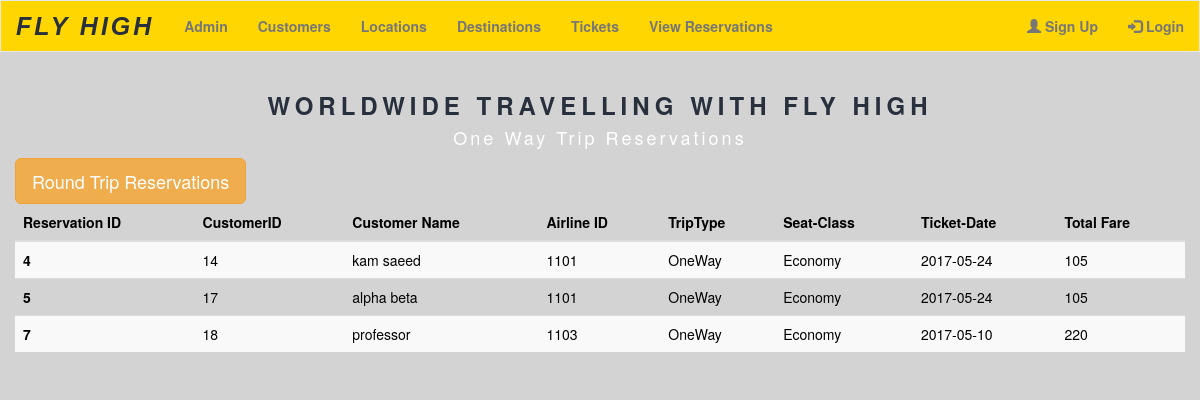
/admin/reservation.php, run on the app's committed database.
### tables this page shows
CREATE TABLE `ticketcart` (
  `Cart_ID` int(11) NOT NULL,
  `Customer_ID` int(11) NOT NULL,
  `Ticket_ID` int(11) NOT NULL,
  `Session_ID` varchar(30) NOT NULL,
  `Trip_Type` varchar(12) NOT NULL,
  `Seat_Class` varchar(9) NOT NULL,
  `Total_Fare` int(11) NOT NULL
);

CREATE TABLE `register` (
  `Register_ID` int(11) NOT NULL,
  `User_Name` varchar(30) NOT NULL,
  `Password` varchar(60) DEFAULT NULL,
  `Email` varchar(40) DEFAULT NULL
);

CREATE TABLE `ticketdetails` (
  `Ticket_ID` int(11) NOT NULL,
  `Airline_Name` varchar(30) NOT NULL,
  `Airline_image` varchar(50) DEFAULT NULL,
  `From_ID` int(11) NOT NULL,
  `To_ID` int(11) NOT NULL,
  `Ticket_Date` date NOT NULL,
  `Return_Date` date DEFAULT NULL,
  `Depart_Time` time NOT NULL,
  `Arrival_Time` time NOT NULL,
  `Return_Depart_Time` time DEFAULT NULL,
  `Return_Arrival_Time` time DEFAULT NULL,
  `Ticket_Type` varchar(11) NOT NULL,
  `Economy_Price` int(11) NOT NULL,
  `Business_Price` int(11) NOT NULL,
  `Discount_Price` int(11) NOT NULL,
  `Total_Seats` int(11) DEFAULT NULL
);

### admin/reservation.php (the view, shortened to what this page needs)
<?php
require_once('../database.php');
$queryCustomers = 'SELECT * FROM ticketcart p JOIN register pv ON p.Customer_ID = pv.Register_ID
JOIN ticketdetails v ON p.Ticket_ID = v.Ticket_ID WHERE p.Trip_Type="OneWay"';
$statement2 = $db->prepare($queryCustomers);
$statement2->execute();
$reservations = $statement2->fetchAll();
?>
<!DOCTYPE html>
<html lang="en">
<head>
  <link rel="stylesheet" href="https://maxcdn.bootstrapcdn.com/bootstrap/3.3.7/css/bootstrap.min.css">
  <link rel="stylesheet" type="text/css" href="../css/style1.css" />
</head>
<body>
 <?php
 include("adminheader.php");
?>
<div class="col-sm-12 container-fluid top">
    <br>
        <h3 class="screen-logo">WORLDWIDE TRAVELLING WITH FLY HIGH</h3>
        <H4 class="screen-mission">One Way Trip Reservations</H4>
        <a href="roundReservations.php"><button type="button"  class="btn btn-warning btn-lg">Round Trip Reservations</button></a>
    <br>
</div>
<div class="col-sm-12 container-fluid top">
<table class="table table-striped table-inverse" style="color: black">
  <thead>
    <tr>
      <th>Reservation ID</th>
      <th>CustomerID</th>
      <th>Customer Name</th>
      <th>Airline ID</th>
      <th>TripType</th>
      <th>Seat-Class</th>
      <th>Ticket-Date</th>
      <th>Total Fare</th>
    </tr>
  </thead>
  <tbody>
  <?php foreach ($reservations as $loc) : ?>
    <tr>
      <th scope="row"><?php echo $loc['Cart_ID']; ?></th>
      <td><?php echo ucfirst($loc['Customer_ID']); ?></td>
      <td><?php echo $loc['User_Name']; ?></td>
      <td><?php echo $loc['Ticket_ID']; ?></td>
      <td><?php echo $loc['Trip_Type']; ?></td>
      <td><?php echo $loc['Seat_Class']; ?></td>
      <td><?php echo $loc['Ticket_Date']; ?></td>
      <td><?php echo $loc['Total_Fare']; ?></td>
    </tr>
    <?php endforeach; ?>
  </tbody>
</table>
</div>
</body>
</html>

### css/style1.css (style rules this page uses)
.screen-logo { color: #28303d; font-weight: bold; text-align: center; letter-spacing: 5px; }
.screen-mission { color: white; text-align: center; letter-spacing: 3px; }
body { background-color: #D3D3D3; }

### data on the page
ticketcart: Cart_ID "4", Customer_ID "14", register.User_Name "kam saeed", Ticket_ID.Ticket_ID "1101", Trip_Type "OneWay", Seat_Class "Economy", Ticket_ID.Ticket_Date "2017-05-24", Total_Fare "105"
ticketcart: Cart_ID "5", Customer_ID "17", register.User_Name "alpha beta", Ticket_ID.Ticket_ID "1101", Trip_Type "OneWay", Seat_Class "Economy", Ticket_ID.Ticket_Date "2017-05-24", Total_Fare "105"
ticketcart: Cart_ID "7", Customer_ID "18", register.User_Name "professor", Ticket_ID.Ticket_ID "1103", Trip_Type "OneWay", Seat_Class "Economy", Ticket_ID.Ticket_Date "2017-05-10", Total_Fare "220"
